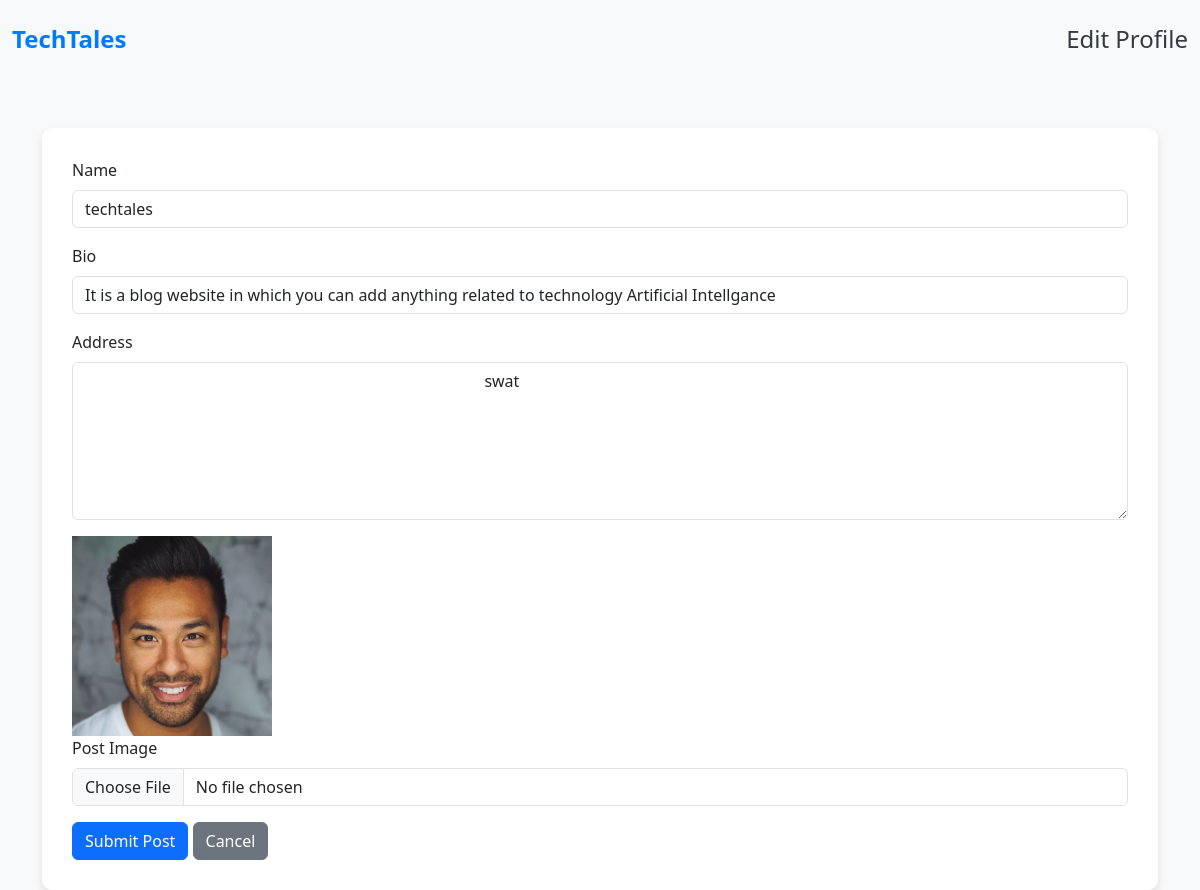
/edit_profile/ (signed in), run on the app's committed database.
### app/models.py (models this page shows, shortened)
class UserProfile(models.Model):
    user  = models.OneToOneField(User,on_delete=models.CASCADE)
    bio = models.CharField(max_length=233)
    address = models.CharField(max_length=233)
    profile_image = models.ImageField(blank=True,upload_to='User_images/')

### app/views.py (the view, shortened to what this page needs)
# urls.py: path('edit_profile/',edit_profile,name='edit_profile'),
def edit_profile(request):
    user_profile = UserProfile.objects.get(user = request.user)
    context = {
        'user_profile':user_profile,
    }
    return render(request,'edit_profile.html',context)

### templates/edit_profile.html (shortened to what this page needs)
{%load static%}
<!DOCTYPE html>
<html lang="en">
<head>
    <link href="https://cdn.jsdelivr.net/npm/bootstrap@5.3.0-alpha1/dist/css/bootstrap.min.css" rel="stylesheet">
</head>
<body>
    <nav class="navbar navbar-light bg-light py-3">
        <div class="container-fluid d-flex justify-content-between align-items-center">
            <a class="navbar-brand" href="/">TechTales</a>
            <h2 class="page-title">Edit Profile</h2>
        </div>
    </nav>
    <div class="container">
        <div class="form-container">
            <form method="post" enctype="multipart/form-data">
                <div class="mb-3">
                    <label for="postTitle" class="form-label">Name</label>
                    <input type="text" name="name" class="form-control" id="postTitle" value="{{user_profile.user}}" placeholder="Enter User Name">
                </div>
                <div class="mb-3">
                    <label for="postContent" class="form-label">Bio</label>
                    <input type="text" name="bio" class="form-control" id="postTitle" value="{{user_profile.bio}}" placeholder="Enter User Bio">
                </div>
                <div class="mb-3">
                    <label for="postContent" class="form-label">Address</label>
                    <textarea class="form-control" name="address" id="postContent" rows="6" placeholder="Write your address">
                        {{user_profile.address}}
                    </textarea>
                </div>
             <div>
                {% if user_profile.profile_image%}
                <img src="{{user_profile.profile_image.url}}" alt="" srcset="" width="200px" height="200px">
                {%endif%}
             </div>
                <div class="mb-3">
                    <label for="postImage" class="form-label">Post Image</label>
                    <input class="form-control" name="profile_image" type="file" id="postImage">
                </div>
                <button type="submit" class="btn btn-primary">Submit Post</button>
                <a href="{% url 'dashboard'%}" class="btn btn-secondary">Cancel</a>
            </form>
        </div>
    </div>
</body>
</html>

### templates/edit_profile.html (style rules this page uses)
body { background-color: #f8f9fa; }
.form-container { margin-top: 50px; background-color: white; padding: 30px; border-radius: 10px; box-shadow: 0 4px 8px rgba(0, 0, 0, 0.1); }
.navbar-brand { font-size: 1.5rem; font-weight: bold; color: #007bff; }
.page-title { font-size: 1.5rem; color: #343a40; margin: 0; }

### data on the page
UserProfile: name "techtales", bio "It is a blog website in which you can add anything related to technology Artificial Intellgance", address "swat", profile_image (picture)
